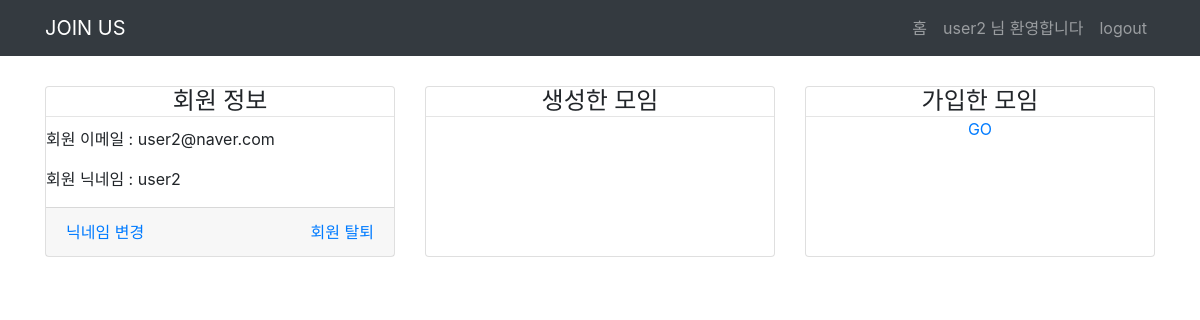
The app's page /member/memberPage/ (signed in), older data.
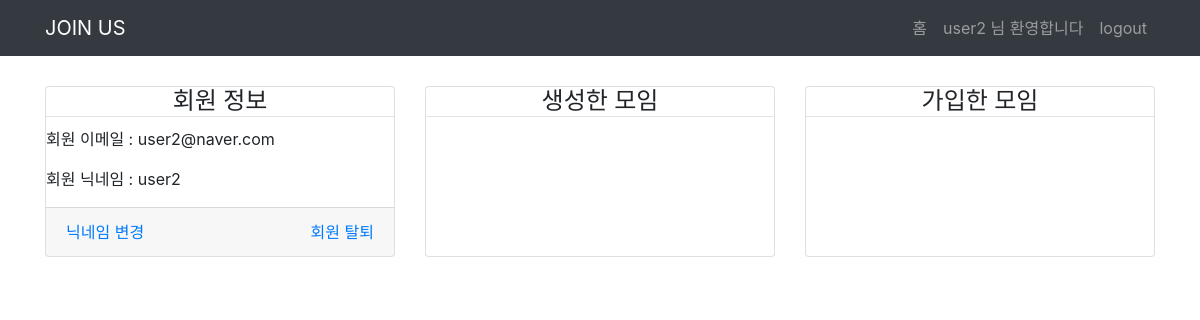
The same page, newer data.
### noticeboard_app/models.py (models this page shows, shortened)
class Meetings(models.Model):
    m_id = models.AutoField(primary_key=True)
    m_category = models.CharField(max_length=225, verbose_name='카테고리')
    m_name = models.CharField(
        max_length=225, verbose_name='모임 이름', unique=True)
    m_content = models.CharField(max_length=225, verbose_name='소제목')
    m_body = models.TextField(verbose_name='상세내용')
    m_manager_id = models.IntegerField(verbose_name='모임 생성 자 id')
    m_url = models.CharField(max_length=225, verbose_name='카카오 오픈 채팅 주소')
    m_create_date = models.DateTimeField(
        auto_now_add=True, verbose_name='등록시간')
    m_image = models.ImageField(
        upload_to='images/', blank=True, null=False, verbose_name='이미지파일')

### member_app/views.py (the view)
# urls.py: path('memberPage/', views.memberPage, name="memberPage"),
def memberPage(request):
    if request.session.get('user_id'):
        res_data = {}
        user_id = request.session.get('user_id')
        user_data = User.objects.get(u_id=user_id)
        res_data['user_data'] = user_data
        meeting = apps.get_model(
            app_label='noticeboard_app', model_name='Meetings')
        createMeet = meeting.objects.filter(m_manager_id=user_id)
        res_data['createMeet'] = createMeet
        joinus = apps.get_model(app_label='joinus_app', model_name='Joinus')
        userjoin = joinus.objects.filter(u_id=user_id)
        meetname = []
        for m in userjoin:
            name = meeting.objects.get(m_id=m.m_id)
            meetname.append(name)
        res_data['userjoin'] = meetname
        return render(request, 'member_app/memberPage.html', res_data)
    else:
        return HttpResponseRedirect(reverse('signinPage'))

### member_app/templates/member_app/memberPage.html (shortened to what this page needs)
{%extends "base.html" %}
{%block content%}
{% load static %}
<div class="container">
  <div class="row" style="margin-top: 30px;">
    <div class="col-lg-4 col-md-6 mb-4">
      <div class="card h-100">
        <h4 class="card-title" style="margin: auto;">회원 정보</h4>
        <hr style="margin: 0;" />
        <div class="card-body" style="padding: 0; margin-top: 10px;">
          <p>회원 이메일 : {{user_data.user_email}}</p>
          <p id='user-nickname'> 회원 닉네임 : {{user_data.user_nickname}}</p>
        </div>
        <div class="card-footer">
          <a href="#" style="float:left;" onclick="changeNickname()">닉네임 변경 </a>
          <a href="#" style="float: right;" onclick="deleteUser()">회원 탈퇴</a>
        </div>
      </div>
    </div>
    <div class="col-lg-4 col-md-6 mb-4">
      <div class="card h-100">
        <h4 class="card-title" style="margin: auto;">생성한 모임</h4>
        <hr style="margin: 0;" />
      </div>
    </div>
    <div class="col-lg-4 col-md-6 mb-4">
      <div class="card h-100">
        <h4 class="card-title" style="margin: auto;">가입한 모임</h4>
        <hr style="margin: 0;" />
        <div class="card-body" style="padding: 0; margin:auto;">
          {%for m in userjoin%}
          <p style="text-align: center;">
            <a href="/notice/getMeet?category={{m.m_category}}&id={{m.m_id}}">
              {{m.m_name}}
            </a>
          </p>
          {%endfor%}
        </div>
      </div>
    </div>
  </div>
</div>
{%endblock content%}

Row changes from the older to the newer data that the page shows:
removed Meetings: m_name "GO"
